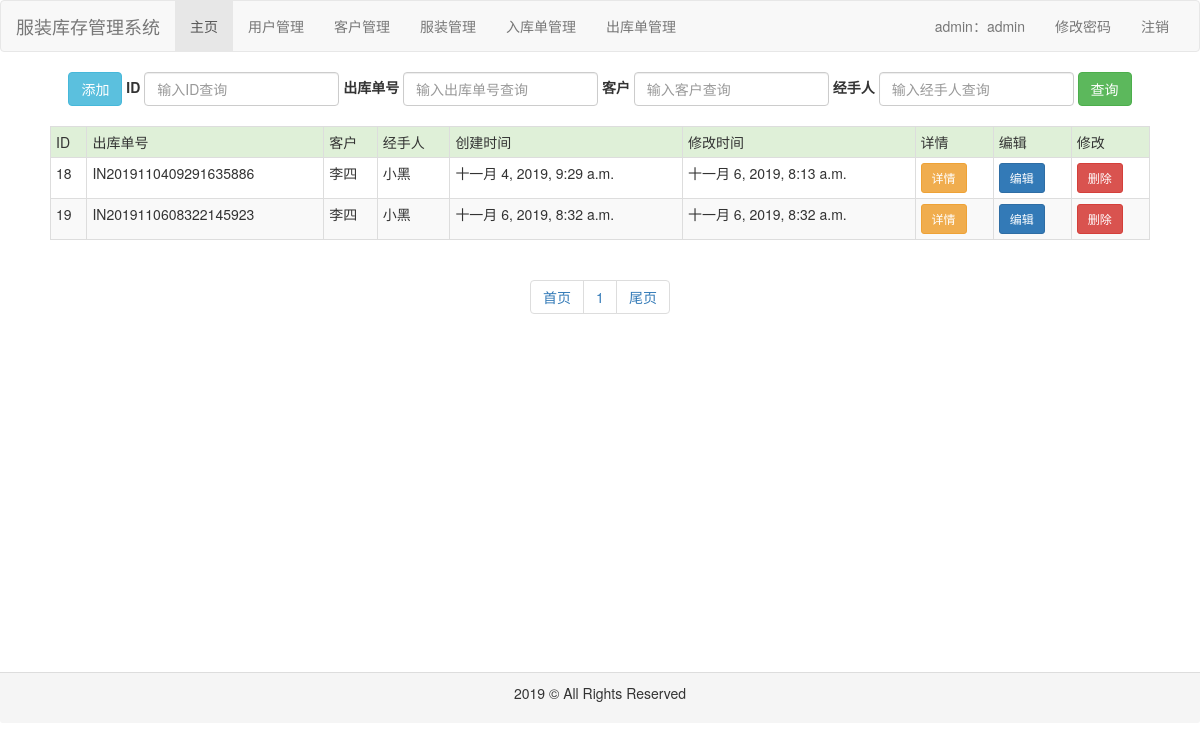
The app's page /outorder/ (signed in) with its own data.
### common/models.py (models this page shows, shortened)
class Outorder(models.Model):
    code = models.CharField(max_length=32, verbose_name='出库单号')
    customer = models.ForeignKey(Customer, on_delete=models.CASCADE, verbose_name='客户')
    user = models.ForeignKey(User, on_delete=models.CASCADE, verbose_name='用户')
    clothes = models.ManyToManyField(Clothes, through='OutorderClothes', verbose_name='服装')
    create_time = models.DateTimeField(auto_now_add=True, verbose_name='创建时间')
    modify_time = models.DateTimeField(auto_now=True, verbose_name='修改时间')
    class Meta:
        ordering = ['create_time']
        verbose_name = '出库单'
        verbose_name_plural = verbose_name

class Customer(models.Model):
    name = models.CharField(max_length=32, verbose_name='客户名')
    phone = models.CharField(max_length=32, verbose_name='电话')
    address = models.CharField(max_length=32, verbose_name='地址')
    create_time = models.DateTimeField(auto_now_add=True, verbose_name='创建时间')
    modify_time = models.DateTimeField(auto_now=True, verbose_name='修改时间')
    class Meta:
        ordering = ['create_time']
        verbose_name = '客户'
        verbose_name_plural = verbose_name

class User(models.Model):
    role_choices = (
        ('操作员', '操作员'),
        ('管理员', '管理员')
    )
    username = models.CharField(max_length=32, unique=True, verbose_name='用户名')
    password = models.CharField(max_length=100, verbose_name='密码')
    name = models.CharField(max_length=32, verbose_name='姓名')
    role = models.CharField(max_length=32, choices=role_choices, default='操作员', verbose_name='角色')
    create_time = models.DateTimeField(auto_now_add=True, verbose_name='创建时间')
    modify_time = models.DateTimeField(auto_now=True, verbose_name='修改时间')
    class Meta:
        ordering = ['create_time']
        verbose_name = '用户'
        verbose_name_plural = verbose_name

### outorder/views.py (the view)
# urls.py: path('', views.list, name='index'),
def list(request):
    qs = Outorder.objects.all()
    paginator = Paginator(qs, 10)
    page = request.GET.get('page', '1')
    result = paginator.page(page)
    context = {
        'result': result
    }
    return render(request, 'outorder/index.html', context)

### outorder/templates/outorder/index.html (shortened to what this page needs)
{% extends 'base.html' %}
{% block content %}
    <div id="content" style="height: 600px">
        <div id="search" class="text-center">
            <form class="form-inline" action="{% url 'outorder:search' %} " method="post">
                <div class="form-group ">
                    <a class="btn btn-info" href="{% url 'outorder:add' %}">添加</a>
                </div>
                <div class="form-group">
                    <label for="id">ID</label>
                    <input type="text" class="form-control" id="id" name="id" placeholder="输入ID查询">
                </div>
                <div class="form-group">
                    <label for="code">出库单号</label>
                    <input type="text" class="form-control" id="code" name="code" placeholder="输入出库单号查询">
                </div>
                <div class="form-group">
                    <label for="customer_name">客户</label>
                    <input type="text" class="form-control" id="customer_name" name="customer_name"
                           placeholder="输入客户查询">
                </div>
                <div class="form-group">
                    <label for="user_name">经手人</label>
                    <input type="text" class="form-control" id="user_name" name="user_name" placeholder="输入经手人查询">
                </div>
                <button type="submit" class="btn btn-success">查询</button>
            </form>
        </div>
        <br>
        <div id="table" align="center">
            {% if result %}
                <table class="table table-striped table-bordered table-hover  table-condensed" style="width: 1100px">
                <tr class="success">
                    <td>ID</td>
                    <td>出库单号</td>
                    <td>客户</td>
                    <td>经手人</td>
                    <td>创建时间</td>
                    <td>修改时间</td>
                    <td>详情</td>
                    <td>编辑</td>
                    <td>修改</td>
                </tr>
                {% for foo in result %}
                    <tr>
                        <td>{{ foo.id }}</td>
                        <td>{{ foo.code }}</td>
                        <td>{{ foo.customer.name }}</td>
                        <td>{{ foo.user.name }}</td>
                        <td>{{ foo.create_time }}</td>
                        <td>{{ foo.modify_time }}</td>
                        <td><a class="btn  btn-warning btn-sm" href="{% url 'outorder:detail' foo.id %}">详情</a></td>
                        <td><a class="btn btn-primary btn-sm" href="{% url 'outorder:update' foo.id %}">编辑</a></td>
                        <td><a class="btn btn-danger btn-sm" href="{% url 'outorder:delete' foo.id %}">删除</a></td>
                    </tr>
                {% endfor %}
            {% else %}
                <p>没有任何出库单</p>
            {% endif %}
            </table>
        </div>
        <div class="text-center">
            <ul class="pagination">
                <li><a href="/outorder/?page=1" rel="external nofollow">首页</a></li>
                {% for num in result.paginator.page_range %}
                    <li><a href="/outorder/?page={{ num }}" rel="external nofollow">{{ num }}</a></li>
                {% endfor %}
                <li><a href="/outorder/?page={{ result.paginator.num_pages }}" rel="external nofollow">尾页</a></li>
            </ul>
        </div>
    </div>
{% endblock %}

### records on screen
Outorder: id "18", code "IN2019110409291635886", customer.name "李四", user.name "小黑", create_time "十一月 4, 2019, 9:29 a.m.", modify_time "十一月 6, 2019, 8:13 a.m."
Outorder: id "19", code "IN2019110608322145923", customer.name "李四", user.name "小黑", create_time "十一月 6, 2019, 8:32 a.m.", modify_time "十一月 6, 2019, 8:32 a.m."

### other values on screen
{{ request.session.user_role }} "admin"
{{ request.session.user_name }} "admin"
{{ num }} "1"
